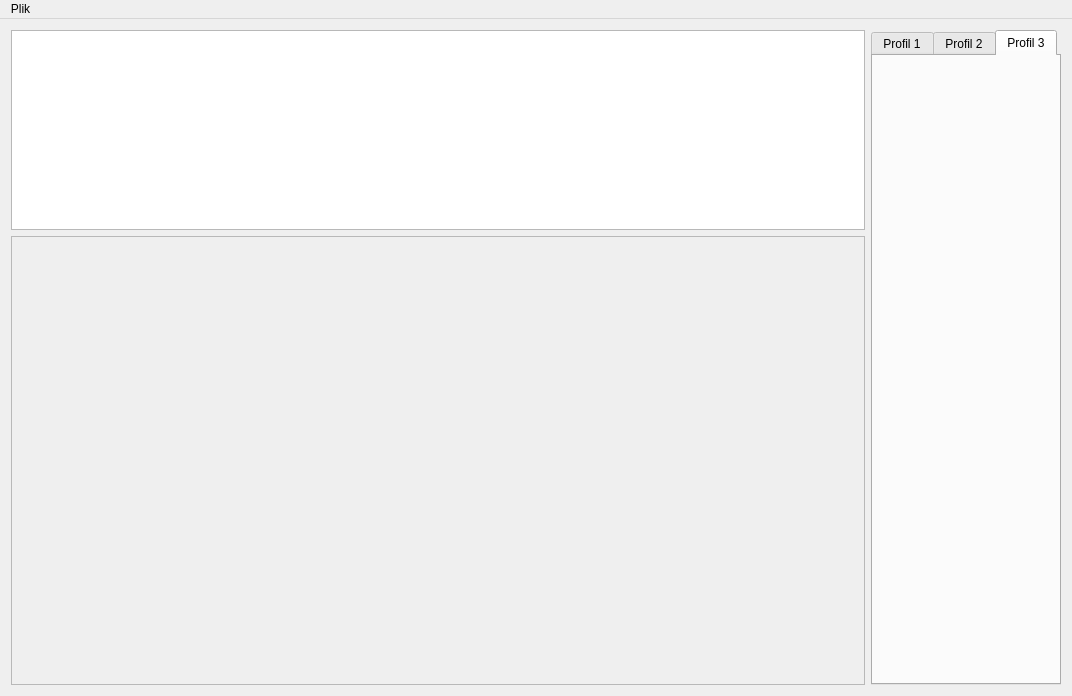
<?xml version="1.0" encoding="UTF-8"?>
<ui version="4.0">
 <class>MainWindow</class>
 <widget class="QMainWindow" name="MainWindow">
  <property name="geometry">
   <rect>
    <x>0</x>
    <y>0</y>
    <width>1072</width>
    <height>696</height>
   </rect>
  </property>
  <property name="windowTitle">
   <string>RCon</string>
  </property>
  <widget class="QWidget" name="centralWidget">
   <layout class="QGridLayout" name="gridLayout">
    <item row="0" column="0">
     <layout class="QHBoxLayout" name="mainLayout">
      <item>
       <layout class="QVBoxLayout" name="imageLayout">
        <item>
         <layout class="QVBoxLayout" name="ImageGalleryLayout">
          <item>
           <widget class="QListWidget" name="listWidget">
            <property name="sizePolicy">
             <sizepolicy hsizetype="Expanding" vsizetype="Fixed">
              <horstretch>0</horstretch>
              <verstretch>0</verstretch>
             </sizepolicy>
            </property>
            <property name="minimumSize">
             <size>
              <width>0</width>
              <height>200</height>
             </size>
            </property>
           </widget>
          </item>
         </layout>
        </item>
        <item>
         <layout class="QVBoxLayout" name="verticalLayout_3">
          <item>
           <widget class="QScrollArea" name="ImageDisplayArea">
            <property name="widgetResizable">
             <bool>true</bool>
            </property>
            <widget class="QWidget" name="scrollAreaWidgetContents">
             <property name="geometry">
              <rect>
               <x>0</x>
               <y>0</y>
               <width>805</width>
               <height>427</height>
              </rect>
             </property>
             <layout class="QGridLayout" name="gridLayout_2">
              <item row="0" column="0">
               <widget class="QLabel" name="ImageContainingLabel">
                <property name="sizePolicy">
                 <sizepolicy hsizetype="Expanding" vsizetype="Expanding">
                  <horstretch>0</horstretch>
                  <verstretch>0</verstretch>
                 </sizepolicy>
                </property>
                <property name="text">
                 <string/>
                </property>
               </widget>
              </item>
             </layout>
            </widget>
           </widget>
          </item>
         </layout>
        </item>
       </layout>
      </item>
      <item>
       <layout class="QVBoxLayout" name="OptionsLayout">
        <item>
         <widget class="QTabWidget" name="profileTabWidget">
          <property name="sizePolicy">
           <sizepolicy hsizetype="Minimum" vsizetype="Expanding">
            <horstretch>0</horstretch>
            <verstretch>0</verstretch>
           </sizepolicy>
          </property>
          <property name="currentIndex">
           <number>2</number>
          </property>
          <property name="usesScrollButtons">
           <bool>false</bool>
          </property>
          <widget class="QWidget" name="profil1Tab">
           <property name="sizePolicy">
            <sizepolicy hsizetype="Minimum" vsizetype="Preferred">
             <horstretch>0</horstretch>
             <verstretch>0</verstretch>
            </sizepolicy>
           </property>
           <attribute name="title">
            <string>Profil 1</string>
           </attribute>
          </widget>
          <widget class="QWidget" name="profil2Tab">
           <property name="sizePolicy">
            <sizepolicy hsizetype="Minimum" vsizetype="Preferred">
             <horstretch>0</horstretch>
             <verstretch>0</verstretch>
            </sizepolicy>
           </property>
           <attribute name="title">
            <string>Profil 2</string>
           </attribute>
          </widget>
          <widget class="QWidget" name="profil3Tab">
           <property name="sizePolicy">
            <sizepolicy hsizetype="Minimum" vsizetype="Preferred">
             <horstretch>0</horstretch>
             <verstretch>0</verstretch>
            </sizepolicy>
           </property>
           <attribute name="title">
            <string>Profil 3</string>
           </attribute>
          </widget>
         </widget>
        </item>
       </layout>
      </item>
     </layout>
    </item>
   </layout>
  </widget>
  <widget class="QMenuBar" name="menuBar">
   <property name="geometry">
    <rect>
     <x>0</x>
     <y>0</y>
     <width>1072</width>
     <height>27</height>
    </rect>
   </property>
   <widget class="QMenu" name="menuPlik">
    <property name="title">
     <string>Plik</string>
    </property>
    <addaction name="actionOtw_rz"/>
    <addaction name="actionZapisz"/>
    <addaction name="actionZapisz_jako"/>
    <addaction name="separator"/>
    <addaction name="actionZamknij"/>
   </widget>
   <addaction name="menuPlik"/>
  </widget>
  <action name="actionOtw_rz">
   <property name="text">
    <string>Otwórz</string>
   </property>
   <property name="toolTip">
    <string>Otwórz folder z plikami RAW.</string>
   </property>
  </action>
  <action name="actionZapisz">
   <property name="text">
    <string>Zapisz</string>
   </property>
  </action>
  <action name="actionZapisz_jako">
   <property name="text">
    <string>Zapisz jako</string>
   </property>
  </action>
  <action name="actionZamknij">
   <property name="text">
    <string>Zamknij</string>
   </property>
  </action>
 </widget>
 <layoutdefault spacing="6" margin="11"/>
 <resources/>
 <connections/>
</ui>
